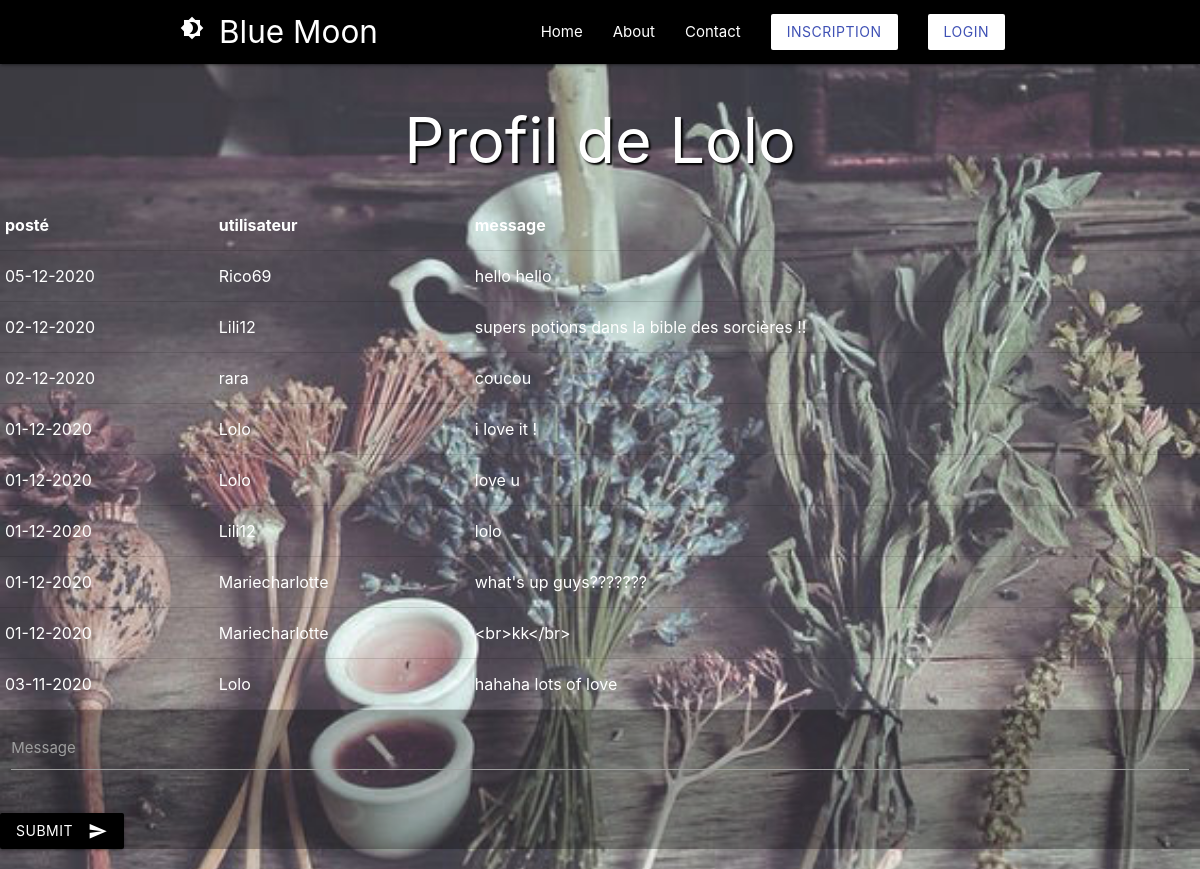
/pages/discussion.php (signed in), run on the app's committed database.
### tables this page shows
CREATE TABLE `utilisateurs` (
  `id` int(11) NOT NULL,
  `login` varchar(255) NOT NULL,
  `password` varchar(255) NOT NULL
);

CREATE TABLE `messages` (
  `id` int(11) NOT NULL,
  `message` varchar(140) NOT NULL,
  `id_utilisateur` int(11) NOT NULL,
  `date` date NOT NULL
);

### pages/discussion.php (the view, shortened to what this page needs)
<?php
$bdd = new PDO('mysql:host=localhost;dbname=discussion', 'root', '');
if(isset($_SESSION['id'])) {
    $requser = $bdd->prepare('SELECT * FROM utilisateurs WHERE id = ?');
    $requser->execute(array($_SESSION['id']));
    $userinfo = $requser->fetch();
 }
 ?>
  <html lang="fr">
<head>
  <link rel="stylesheet" href="https://cdnjs.cloudflare.com/ajax/libs/materialize/1.0.0-beta/css/materialize.min.css">
  <link rel= "stylesheet" href= "../css/pages.css">
</head>
<body>
  <div class="navbar-fixed">
    <nav class="nav-wrapper black">
      <div class="container">
        <a href="#" class="brand-logo">Blue Moon
        <i class="material-icons text-white">brightness_4</i>
        </a>
        <ul class="right hide-on-med-and-down">
          <li><a href="../index.php">Home</a></li>
          <li><a href="">About</a></li>
          <li><a href="">Contact</a></li>
          <li><a href="inscription.php" class="btn white indigo-text">Inscription</a></li>
          <li><a href="connexion.php" class="btn white indigo-text">Login</a></li>
        </ul>
      </div>
    </nav>
  </div>
<h1>Profil de <?php echo $userinfo['login']; ?></h1>
<main>
  <section class="valign-wrapper">
<?php
$requser = $bdd->prepare("SELECT date AS 'posté', login AS 'utilisateur', message FROM `messages` INNER JOIN `utilisateurs` ON messages.id_utilisateur = utilisateurs.id ORDER BY date DESC;");
$requser->execute();
$i=0;
echo "<table>" ;
while ($result = $requser->fetch(PDO::FETCH_ASSOC))
{
if ($i == 0)
{
foreach ($result as $key => $value)
{
echo "<th>$key</th>";
}
$i++;
}
echo "<tr>";
foreach ($result as $key => $value) {
if ($key == "posté"){
$value =  date("d-m-Y", strtotime($value));  ;
echo "<td>$value</td>";
}
else
echo "<td>" .nl2br($value). "</td>";
}
echo "</tr>";
}
echo "</table>";
?>
  </section>
  <form action="discussion.php" method="post">
  <div class="row">
    <form class="col s12" action="discussion.php" method="post">
      <div class="row">
        <div class="input-field col s12">
          <textarea id="commentaire" class="materialize-textarea white-text" name="commentaire"></textarea>
          <label for="commentaire">Message</label>
        </div>
      </div>
      <button class="btn waves-effect waves-light black" type="submit" name="forminscription">Submit
    <i class="material-icons right">send</i>
  </button>
  </form>
</div>
</form>
</main>
</body>
</html>

### css/pages.css (style rules this page uses)
body { background-image: url(../images/plants.jpg); background-size: 100%; background-repeat: no-repeat; color: white; }
h1 { color: white; text-shadow: 2px 2px 2px black; text-align: center; }
form { background-color: rgba(0, 0, 0, 0.3); }

### data on the page
utilisateurs: login "Lolo"
messages: key "posté", key "utilisateur", key "message", date "05-12-2020", id_utilisateur.login "Rico69", message "hello hello"
messages: date "02-12-2020", id_utilisateur.login "Lili12", message "supers potions dans la bible des sorcières !!"
messages: date "02-12-2020", id_utilisateur.login "rara", message "coucou"
messages: date "01-12-2020", id_utilisateur.login "Lolo", message "i love it !"
messages: date "01-12-2020", id_utilisateur.login "Lolo", message "love u"
messages: date "01-12-2020", id_utilisateur.login "Lili12", message "lolo"
messages: date "01-12-2020", id_utilisateur.login "Mariecharlotte", message "what's up guys???????"
messages: date "01-12-2020", id_utilisateur.login "Mariecharlotte", message "<br>kk</br>"
messages: date "03-11-2020", id_utilisateur.login "Lolo", message "hahaha lots of love"
